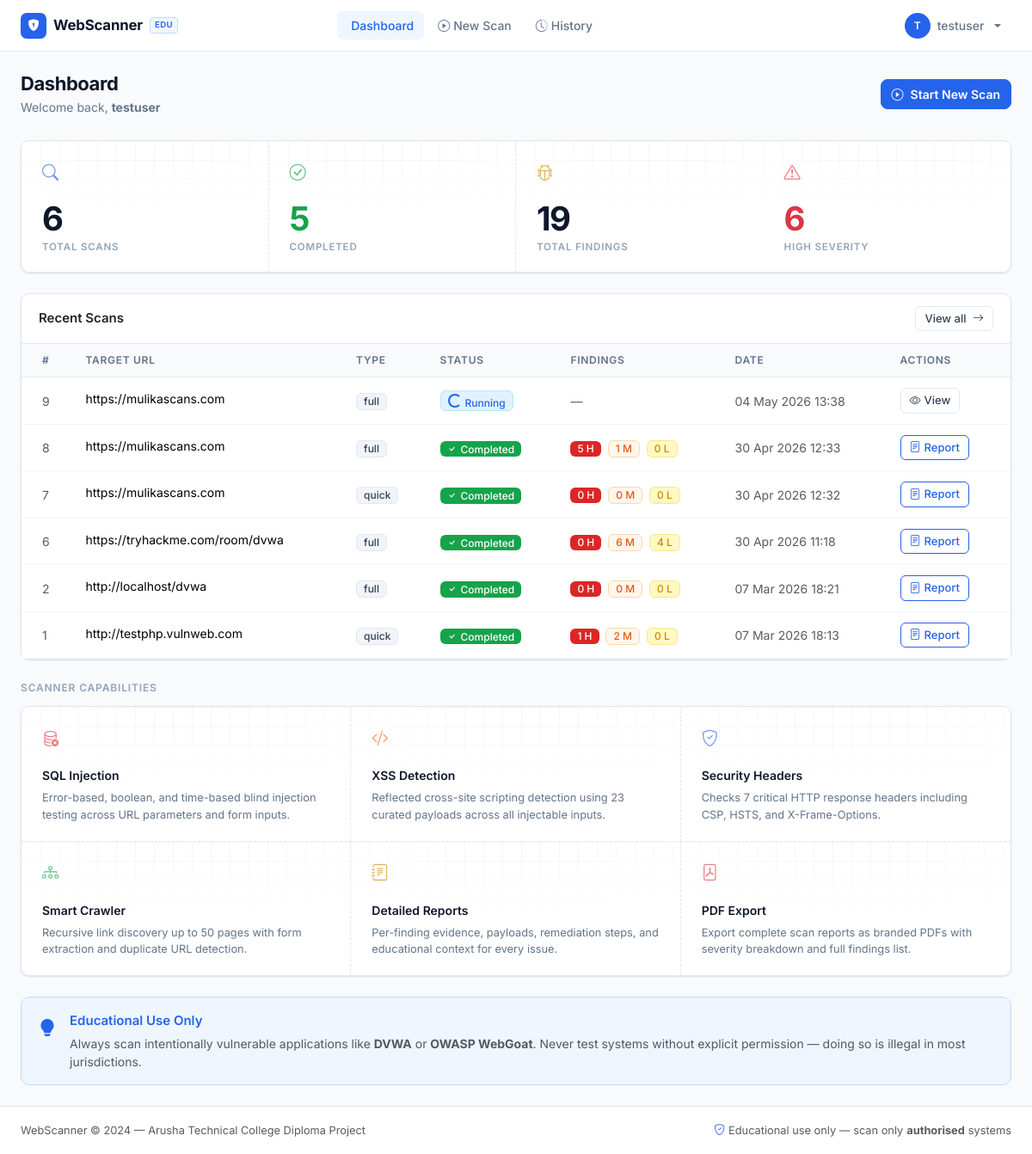
The page /dashboard (signed in) on the database as committed earlier.
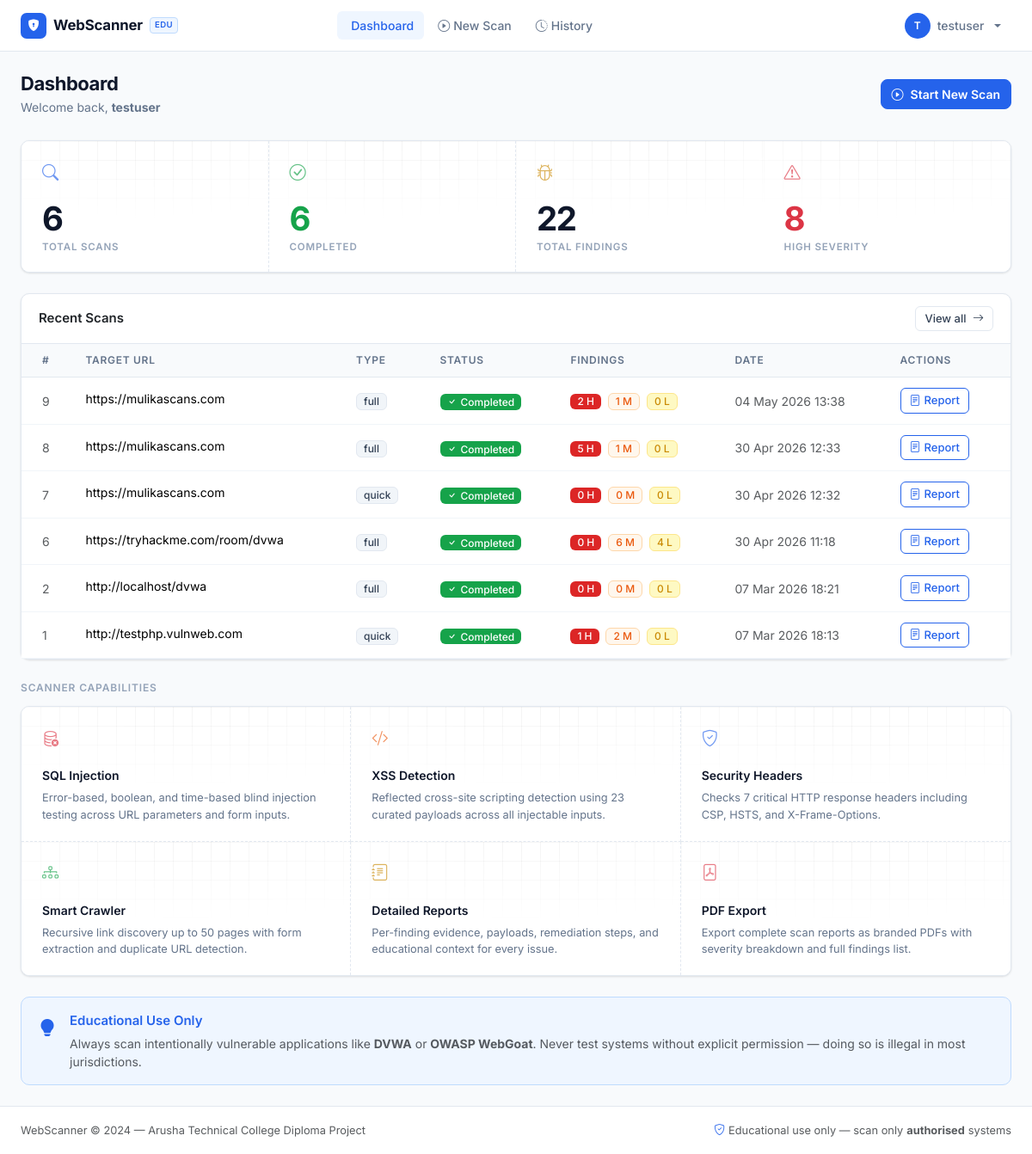
The same page on the database as committed later.
### app/models.py (models this page shows, shortened)
class Scan(db.Model):
    __tablename__ = 'scans'
    id           = db.Column(db.Integer, primary_key=True)
    user_id      = db.Column(db.Integer, db.ForeignKey('users.id'), nullable=False)
    target_url   = db.Column(db.String(2048), nullable=False)
    scan_type    = db.Column(db.String(20), default='quick')   # 'quick' or 'full'
    scan_modules = db.Column(db.String(100), default='sqli,xss,headers')
    status       = db.Column(db.String(20), default='pending')  # pending/running/completed/failed
    started_at   = db.Column(db.DateTime)
    completed_at = db.Column(db.DateTime)
    pages_crawled = db.Column(db.Integer, default=0)
    total_tests   = db.Column(db.Integer, default=0)
    error_message = db.Column(db.Text)
    findings = db.relationship('Finding', backref='scan', lazy='dynamic',
                               cascade='all, delete-orphan')
    logs     = db.relationship('ScanLog', backref='scan', lazy='dynamic',
                               cascade='all, delete-orphan')
    @property
    def high_count(self):
        return self.findings.filter_by(severity='high').count()
    @property
    def medium_count(self):
        return self.findings.filter_by(severity='medium').count()
    @property
    def low_count(self):
        return self.findings.filter_by(severity='low').count()

### app/dashboard/routes.py (the view)
@dashboard_bp.route('/')
@dashboard_bp.route('/dashboard')
@login_required
def index():
    recent_scans = (
        Scan.query
        .filter_by(user_id=current_user.id)
        .order_by(Scan.id.desc())
        .limit(10)
        .all()
    )
    total_scans = Scan.query.filter_by(user_id=current_user.id).count()
    completed_scans = Scan.query.filter_by(
        user_id=current_user.id, status='completed'
    ).count()
    total_findings = (
        Finding.query
        .join(Scan)
        .filter(Scan.user_id == current_user.id)
        .count()
    )
    high_findings = (
        Finding.query
        .join(Scan)
        .filter(Scan.user_id == current_user.id, Finding.severity == 'high')
        .count()
    )
    stats = {
        'total_scans': total_scans,
        'completed_scans': completed_scans,
        'total_findings': total_findings,
        'high_findings': high_findings,
    }
    return render_template(
        'dashboard/index.html',
        title='Dashboard',
        recent_scans=recent_scans,
        stats=stats
    )

### app/models.py (called while the page is built)
@login_manager.user_loader
def load_user(user_id):
    return User.query.get(int(user_id))

### app/templates/dashboard/index.html (shortened to what the changed rows need)
{% extends "base.html" %}
{% block content %}
<div class="page-header d-flex align-items-center justify-content-between flex-wrap gap-3">
  <div>
    <h1 class="page-title">Dashboard</h1>
  </div>
</div>
<div class="feat-grid feat-grid-4 mb-4">
  <div class="feat-item">
    <i class="bi bi-check-circle feat-icon text-green"></i>
    <div class="feat-number text-green">{{ stats.completed_scans }}</div>
    <div class="feat-label">Completed</div>
  </div>
  <div class="feat-item">
    <i class="bi bi-bug feat-icon text-yellow"></i>
    <div class="feat-number">{{ stats.total_findings }}</div>
    <div class="feat-label">Total Findings</div>
  </div>
  <div class="feat-item">
    <i class="bi bi-exclamation-triangle feat-icon text-danger"></i>
    <div class="feat-number text-danger">{{ stats.high_findings }}</div>
    <div class="feat-label">High Severity</div>
  </div>
</div>
<div class="card border-0 mb-4">
  <div class="card-body p-0">
    {% if recent_scans %}
    <div class="table-responsive">
      <table class="table table-hover mb-0">
        <thead>
          <tr>
            <th class="ps-4">#</th>
            <th>Target URL</th>
            <th>Type</th>
            <th>Status</th>
            <th>Findings</th>
            <th>Date</th>
            <th class="pe-4">Actions</th>
          </tr>
        </thead>
        <tbody>
          {% for scan in recent_scans %}
          <tr>
            <td class="ps-4 text-muted">{{ scan.id }}</td>
            <td>
              <span class="text-truncate d-inline-block url-truncate" title="{{ scan.target_url }}">
                {{ scan.target_url }}
              </span>
            </td>
            <td><span class="badge bg-secondary">{{ scan.scan_type }}</span></td>
            <td>
              {% if scan.status == 'completed' %}
                <span class="badge bg-success"><i class="bi bi-check me-1"></i>Completed</span>
              {% elif scan.status == 'running' %}
                <span class="badge bg-info"><span class="spinner-border spinner-border-sm me-1"></span>Running</span>
              {% elif scan.status == 'failed' %}
                <span class="badge bg-danger"><i class="bi bi-x me-1"></i>Failed</span>
              {% else %}
                <span class="badge bg-warning">Pending</span>
              {% endif %}
            </td>
            <td>
              {% if scan.status == 'completed' %}
                <span class="badge bg-danger me-1">{{ scan.high_count }} H</span>
                <span class="badge bg-orange me-1">{{ scan.medium_count }} M</span>
                <span class="badge bg-warning">{{ scan.low_count }} L</span>
              {% else %}
                <span class="text-muted">—</span>
              {% endif %}
            </td>
            <td class="text-muted">{{ scan.started_at.strftime('%d %b %Y %H:%M') if scan.started_at else '—' }}</td>
            <td class="pe-4">
              {% if scan.status == 'completed' %}
                <a href="{{ url_for('scanner.scan_results', scan_id=scan.id) }}" class="btn btn-sm btn-outline-primary">
                  <i class="bi bi-file-text me-1"></i>Report
                </a>
              {% elif scan.status in ('running', 'pending') %}
                <a href="{{ url_for('scanner.scan_progress', scan_id=scan.id) }}" class="btn btn-sm btn-outline-secondary">
                  <i class="bi bi-eye me-1"></i>View
                </a>
              {% else %}
                <span class="text-muted">—</span>
              {% endif %}
            </td>
          </tr>
          {% endfor %}
        </tbody>
      </table>
    </div>
    {% endif %}
  </div>
</div>
{% endblock %}

Rows that differ between the two databases and show on the page:
changed Scan "04 May 2026 13:38": high_count (not shown) → "2"; medium_count (not shown) → "1"; low_count (not shown) → "0"; status "Running — View" → "Completed H M L Report"
Other text that changed with them:
{{ stats.completed_scans }}: "5" → "6"
{{ stats.total_findings }}: "19" → "22"
{{ stats.high_findings }}: "6" → "8"
